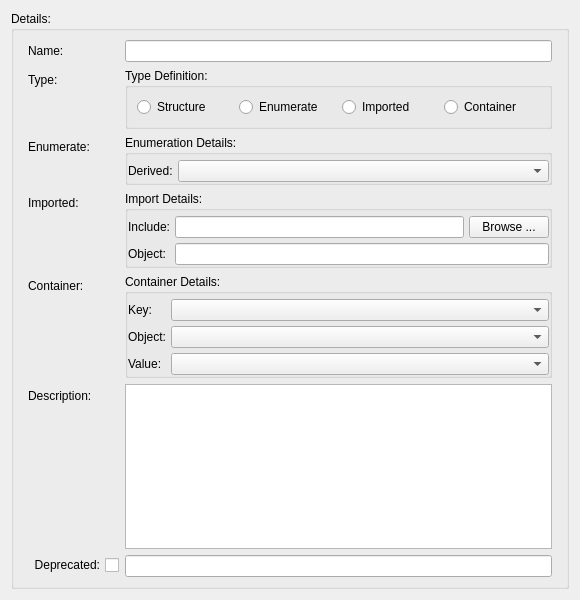
<?xml version="1.0" encoding="UTF-8"?>
<ui version="4.0">
 <class>SIDataTypeDetails</class>
 <widget class="QWidget" name="SIDataTypeDetails">
  <property name="geometry">
   <rect>
    <x>0</x>
    <y>0</y>
    <width>580</width>
    <height>600</height>
   </rect>
  </property>
  <property name="minimumSize">
   <size>
    <width>0</width>
    <height>0</height>
   </size>
  </property>
  <property name="windowTitle">
   <string>Form</string>
  </property>
  <layout class="QVBoxLayout" name="verticalLayout_3">
   <item>
    <widget class="QGroupBox" name="groupBoxDetails">
     <property name="title">
      <string>Details:</string>
     </property>
     <layout class="QVBoxLayout" name="verticalLayout_2">
      <item>
       <layout class="QFormLayout" name="formLayout">
        <property name="sizeConstraint">
         <enum>QLayout::SizeConstraint::SetNoConstraint</enum>
        </property>
        <property name="rowWrapPolicy">
         <enum>QFormLayout::RowWrapPolicy::DontWrapRows</enum>
        </property>
        <property name="labelAlignment">
         <set>Qt::AlignmentFlag::AlignLeading|Qt::AlignmentFlag::AlignLeft|Qt::AlignmentFlag::AlignTop</set>
        </property>
        <property name="leftMargin">
         <number>5</number>
        </property>
        <property name="rightMargin">
         <number>5</number>
        </property>
        <item row="0" column="0">
         <widget class="QLabel" name="label">
          <property name="text">
           <string>Name:</string>
          </property>
         </widget>
        </item>
        <item row="0" column="1">
         <widget class="QLineEdit" name="editName"/>
        </item>
        <item row="1" column="0">
         <widget class="QLabel" name="label_2">
          <property name="text">
           <string>Type:</string>
          </property>
         </widget>
        </item>
        <item row="1" column="1">
         <widget class="QGroupBox" name="groupBox_2">
          <property name="sizePolicy">
           <sizepolicy hsizetype="Expanding" vsizetype="Preferred">
            <horstretch>0</horstretch>
            <verstretch>0</verstretch>
           </sizepolicy>
          </property>
          <property name="title">
           <string>Type Definition:</string>
          </property>
          <layout class="QGridLayout" name="gridLayout">
           <item row="0" column="0">
            <widget class="QRadioButton" name="radioTypeStruct">
             <property name="text">
              <string>Structure</string>
             </property>
            </widget>
           </item>
           <item row="0" column="2">
            <widget class="QRadioButton" name="radioTypeImport">
             <property name="text">
              <string>Imported</string>
             </property>
            </widget>
           </item>
           <item row="0" column="3">
            <widget class="QRadioButton" name="radioTypeContainer">
             <property name="text">
              <string>Container</string>
             </property>
            </widget>
           </item>
           <item row="0" column="1">
            <widget class="QRadioButton" name="radioTypeEnum">
             <property name="text">
              <string>Enumerate</string>
             </property>
            </widget>
           </item>
          </layout>
         </widget>
        </item>
        <item row="4" column="0">
         <widget class="QLabel" name="lableContainer">
          <property name="text">
           <string>Container:</string>
          </property>
         </widget>
        </item>
        <item row="4" column="1">
         <widget class="QGroupBox" name="groupContainer">
          <property name="sizePolicy">
           <sizepolicy hsizetype="Preferred" vsizetype="Preferred">
            <horstretch>0</horstretch>
            <verstretch>0</verstretch>
           </sizepolicy>
          </property>
          <property name="title">
           <string>Container Details:</string>
          </property>
          <layout class="QFormLayout" name="formLayout_2">
           <property name="horizontalSpacing">
            <number>5</number>
           </property>
           <property name="verticalSpacing">
            <number>5</number>
           </property>
           <property name="leftMargin">
            <number>0</number>
           </property>
           <property name="topMargin">
            <number>5</number>
           </property>
           <property name="rightMargin">
            <number>0</number>
           </property>
           <property name="bottomMargin">
            <number>0</number>
           </property>
           <item row="0" column="0">
            <widget class="QLabel" name="labelContainerKey">
             <property name="text">
              <string>Key:</string>
             </property>
            </widget>
           </item>
           <item row="1" column="0">
            <widget class="QLabel" name="labelContainerObject">
             <property name="text">
              <string>Object:</string>
             </property>
            </widget>
           </item>
           <item row="3" column="0">
            <widget class="QLabel" name="labelContainerValue">
             <property name="text">
              <string>Value:</string>
             </property>
            </widget>
           </item>
           <item row="0" column="1">
            <widget class="QComboBox" name="comboContainerKey">
             <property name="sizePolicy">
              <sizepolicy hsizetype="Preferred" vsizetype="Preferred">
               <horstretch>0</horstretch>
               <verstretch>0</verstretch>
              </sizepolicy>
             </property>
            </widget>
           </item>
           <item row="1" column="1">
            <widget class="QComboBox" name="comboContainerObject">
             <property name="sizePolicy">
              <sizepolicy hsizetype="Preferred" vsizetype="Preferred">
               <horstretch>0</horstretch>
               <verstretch>0</verstretch>
              </sizepolicy>
             </property>
            </widget>
           </item>
           <item row="3" column="1">
            <widget class="QComboBox" name="comboContainerValue">
             <property name="sizePolicy">
              <sizepolicy hsizetype="Preferred" vsizetype="Preferred">
               <horstretch>0</horstretch>
               <verstretch>0</verstretch>
              </sizepolicy>
             </property>
            </widget>
           </item>
          </layout>
         </widget>
        </item>
        <item row="5" column="0">
         <widget class="QLabel" name="label_7">
          <property name="text">
           <string>Description:</string>
          </property>
         </widget>
        </item>
        <item row="5" column="1">
         <widget class="QPlainTextEdit" name="textDescribe">
          <property name="sizePolicy">
           <sizepolicy hsizetype="Expanding" vsizetype="Expanding">
            <horstretch>0</horstretch>
            <verstretch>0</verstretch>
           </sizepolicy>
          </property>
          <property name="minimumSize">
           <size>
            <width>0</width>
            <height>0</height>
           </size>
          </property>
          <property name="plainText">
           <string notr="true"/>
          </property>
          <property name="overwriteMode">
           <bool>false</bool>
          </property>
          <property name="placeholderText">
           <string notr="true">Describe data here</string>
          </property>
         </widget>
        </item>
        <item row="6" column="0">
         <widget class="QCheckBox" name="checkDeprecated">
          <property name="sizePolicy">
           <sizepolicy hsizetype="Expanding" vsizetype="Fixed">
            <horstretch>0</horstretch>
            <verstretch>0</verstretch>
           </sizepolicy>
          </property>
          <property name="layoutDirection">
           <enum>Qt::LayoutDirection::RightToLeft</enum>
          </property>
          <property name="text">
           <string>Deprecated:</string>
          </property>
         </widget>
        </item>
        <item row="6" column="1">
         <widget class="QLineEdit" name="editDeprecated">
          <property name="sizePolicy">
           <sizepolicy hsizetype="Expanding" vsizetype="Fixed">
            <horstretch>0</horstretch>
            <verstretch>0</verstretch>
           </sizepolicy>
          </property>
         </widget>
        </item>
        <item row="2" column="0">
         <widget class="QLabel" name="labelEnum">
          <property name="text">
           <string>Enumerate:</string>
          </property>
         </widget>
        </item>
        <item row="2" column="1">
         <widget class="QGroupBox" name="groupEnum">
          <property name="title">
           <string>Enumeration Details:</string>
          </property>
          <layout class="QFormLayout" name="formLayout_3">
           <property name="horizontalSpacing">
            <number>5</number>
           </property>
           <property name="verticalSpacing">
            <number>5</number>
           </property>
           <property name="leftMargin">
            <number>0</number>
           </property>
           <property name="topMargin">
            <number>5</number>
           </property>
           <property name="rightMargin">
            <number>0</number>
           </property>
           <property name="bottomMargin">
            <number>0</number>
           </property>
           <item row="0" column="0">
            <widget class="QLabel" name="labelEnumDerived">
             <property name="text">
              <string>Derived:</string>
             </property>
            </widget>
           </item>
           <item row="0" column="1">
            <widget class="QComboBox" name="comboEnumDerive"/>
           </item>
          </layout>
         </widget>
        </item>
        <item row="3" column="0">
         <widget class="QLabel" name="labelImport">
          <property name="text">
           <string>Imported:</string>
          </property>
         </widget>
        </item>
        <item row="3" column="1">
         <widget class="QGroupBox" name="groupImport">
          <property name="title">
           <string>Import Details:</string>
          </property>
          <layout class="QFormLayout" name="formLayout_4">
           <property name="horizontalSpacing">
            <number>5</number>
           </property>
           <property name="verticalSpacing">
            <number>5</number>
           </property>
           <property name="leftMargin">
            <number>0</number>
           </property>
           <property name="topMargin">
            <number>5</number>
           </property>
           <property name="rightMargin">
            <number>0</number>
           </property>
           <property name="bottomMargin">
            <number>0</number>
           </property>
           <item row="0" column="0">
            <widget class="QLabel" name="labelImportInclude">
             <property name="text">
              <string>Include:</string>
             </property>
            </widget>
           </item>
           <item row="0" column="1">
            <widget class="QWidget" name="widgetInclude" native="true">
             <property name="sizePolicy">
              <sizepolicy hsizetype="Minimum" vsizetype="Minimum">
               <horstretch>0</horstretch>
               <verstretch>0</verstretch>
              </sizepolicy>
             </property>
             <layout class="QHBoxLayout" name="horizontalLayout">
              <property name="spacing">
               <number>5</number>
              </property>
              <property name="leftMargin">
               <number>0</number>
              </property>
              <property name="topMargin">
               <number>0</number>
              </property>
              <property name="rightMargin">
               <number>0</number>
              </property>
              <property name="bottomMargin">
               <number>0</number>
              </property>
              <item>
               <widget class="QLineEdit" name="editImportInclude"/>
              </item>
              <item>
               <widget class="QPushButton" name="buttonImportInclude">
                <property name="sizePolicy">
                 <sizepolicy hsizetype="Minimum" vsizetype="Minimum">
                  <horstretch>0</horstretch>
                  <verstretch>0</verstretch>
                 </sizepolicy>
                </property>
                <property name="text">
                 <string>Browse ...</string>
                </property>
               </widget>
              </item>
             </layout>
            </widget>
           </item>
           <item row="1" column="0">
            <widget class="QLabel" name="labelImportObject">
             <property name="text">
              <string>Object:</string>
             </property>
            </widget>
           </item>
           <item row="1" column="1">
            <widget class="QLineEdit" name="editImportObject"/>
           </item>
          </layout>
         </widget>
        </item>
       </layout>
      </item>
     </layout>
    </widget>
   </item>
  </layout>
 </widget>
 <tabstops>
  <tabstop>editName</tabstop>
  <tabstop>radioTypeStruct</tabstop>
  <tabstop>radioTypeEnum</tabstop>
  <tabstop>radioTypeImport</tabstop>
  <tabstop>radioTypeContainer</tabstop>
  <tabstop>textDescribe</tabstop>
  <tabstop>checkDeprecated</tabstop>
  <tabstop>editDeprecated</tabstop>
 </tabstops>
 <resources/>
 <connections/>
</ui>
